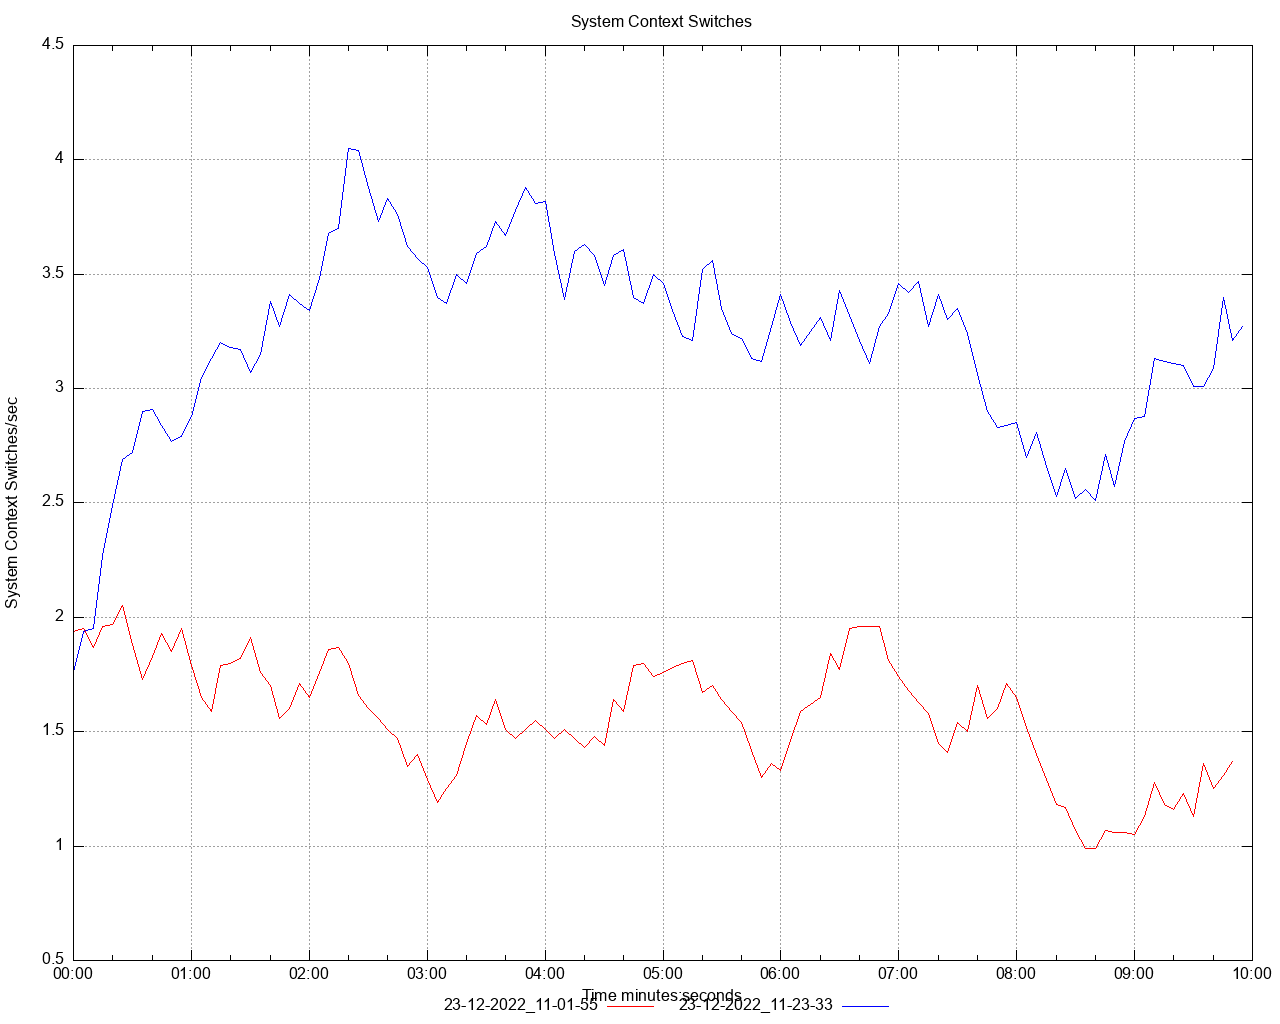

Write gnuplot code to recreate this figure.
set title 'System Context Switches' noenhanced
set style data lines
set datafile separator ","
set terminal png size 1280,1024
set grid
set key below
set xdata time
set timefmt "%s"
offset = 0
t0(x)=(offset=($0==0) ? x : offset, x - offset)
set xlabel 'Time minutes:seconds'
set ylabel 'System Context Switches/sec'
set output '/Users/ahmet.mircik/Workspace/python/hazelcast-simulator/offload-benchmarks/report/dstat/system_context_switches_A4.png'
plot \
   '/Users/ahmet.mircik/Workspace/python/hazelcast-simulator/offload-benchmarks/report/data/system_context_switches_A4_1.data' using (t0(timecolumn(1))):2 title "23-12-2022_11-01-55" noenhanced lt rgb "red", \
   '/Users/ahmet.mircik/Workspace/python/hazelcast-simulator/offload-benchmarks/report/data/system_context_switches_A4_2.data' using (t0(timecolumn(1))):2 title "23-12-2022_11-23-33" noenhanced lt rgb "blue", \
